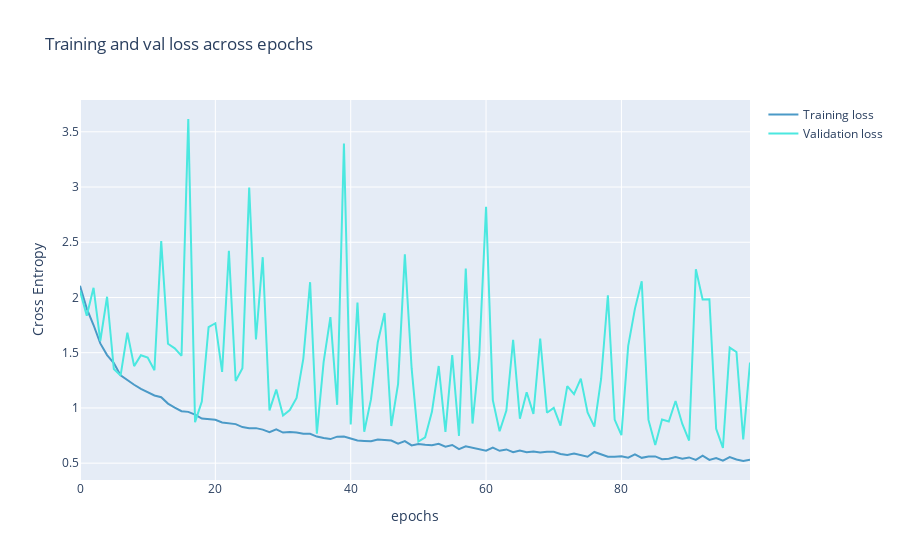

Notebook cell for this chart:
### Code cell
# plot loss

fig = go.Figure(data=[
                      go.Scatter(
                          y=history.history["loss"],
                          name="Training loss",
                          mode="lines",
                          marker=dict(
                              color=color_chart[0]
                          )),
                      go.Scatter(
                          y=history.history["val_loss"],
                          name="Validation loss",
                          mode="lines",
                          marker=dict(
                              color=color_chart[1]
                          ))
])
fig.update_layout(
    title='Training and val loss across epochs',
    xaxis_title='epochs',
    yaxis_title='Cross Entropy'    
)
fig.show()

### Figure 1 — Plotly figure (JSON) as saved in the notebook; plotly's stock layout.template omitted (floating-point values rounded to 4 significant figures)
{"data": [{"marker": {"color": "#4B9AC7"}, "mode": "lines", "name": "Training loss", "type": "scatter", "y": [2.107, 1.9, 1.751, 1.584, 1.478, 1.406, 1.294, 1.248, 1.21, 1.172, 1.144, 1.113, 1.097, 1.039, 1.004, 0.9706, 0.9645, 0.9398, 0.9033, 0.8977, 0.8925, 0.8691, 0.8599, 0.8534, 0.8264, 0.8168, 0.8171, 0.8036, 0.7812, 0.8064, 0.7773, 0.7823, 0.7769, 0.7663, 0.7653, 0.7409, 0.7273, 0.718, 0.7399, 0.7405, 0.7226, 0.7061, 0.7017, 0.6977, 0.7132, 0.7093, 0.7046, 0.6757, 0.6995, 0.6608, 0.6743, 0.6666, 0.6628, 0.6754, 0.6498, 0.6646, 0.6262, 0.652, 0.6368, 0.6211, 0.6123, 0.6412, 0.6118, 0.6242, 0.5986, 0.6147, 0.5986, 0.6057, 0.5958, 0.6025, 0.6036, 0.5826, 0.5732, 0.5863, 0.5693, 0.5578, 0.6014, 0.5787, 0.5584, 0.559, 0.5633, 0.5501, 0.5796, 0.5483, 0.5602, 0.5609, 0.536, 0.5402, 0.5562, 0.5405, 0.5521, 0.5302, 0.5683, 0.5298, 0.546, 0.5235, 0.5543, 0.5332, 0.5196, 0.5314]}, {"marker": {"color": "#4BE8E0"}, "mode": "lines", "name": "Validation loss", "type": "scatter", "y": [2.06, 1.834, 2.087, 1.606, 2.007, 1.352, 1.294, 1.681, 1.378, 1.477, 1.456, 1.342, 2.512, 1.581, 1.54, 1.472, 3.616, 0.8712, 1.057, 1.732, 1.767, 1.326, 2.423, 1.244, 1.359, 2.996, 1.621, 2.365, 0.9775, 1.166, 0.9317, 0.9805, 1.09, 1.447, 2.138, 0.7673, 1.417, 1.822, 1.028, 3.395, 0.8498, 1.955, 0.7844, 1.079, 1.595, 1.86, 0.8363, 1.218, 2.391, 1.36, 0.6956, 0.7336, 0.9649, 1.38, 0.7828, 1.479, 0.7463, 2.263, 0.8586, 1.479, 2.821, 1.071, 0.7893, 0.9755, 1.617, 0.903, 1.142, 0.9465, 1.627, 0.9563, 1.001, 0.8391, 1.198, 1.125, 1.265, 0.9586, 0.831, 1.262, 2.02, 0.895, 0.7532, 1.56, 1.899, 2.146, 0.8916, 0.6638, 0.8952, 0.8773, 1.063, 0.8545, 0.7049, 2.256, 1.982, 1.984, 0.8109, 0.6379, 1.547, 1.507, 0.7149, 1.411]}], "layout": {"title": {"text": "Training and val loss across epochs"}, "xaxis": {"title": {"text": "epochs"}}, "yaxis": {"title": {"text": "Cross Entropy"}}}}
